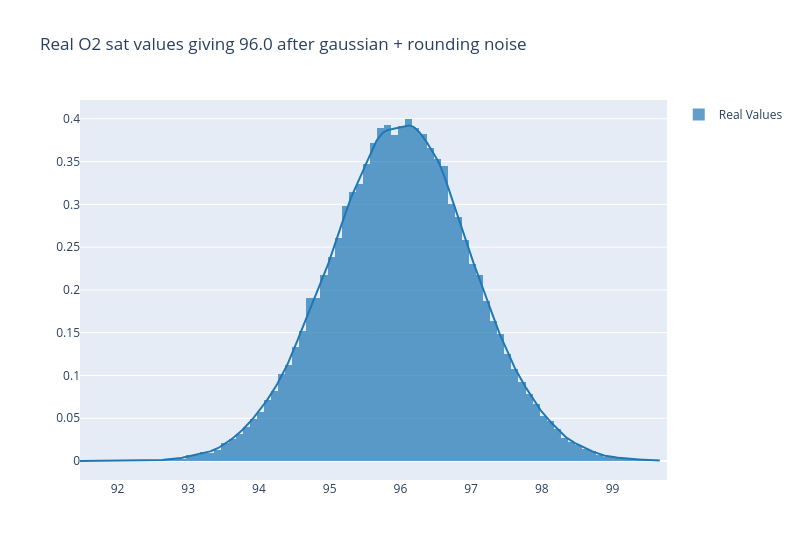
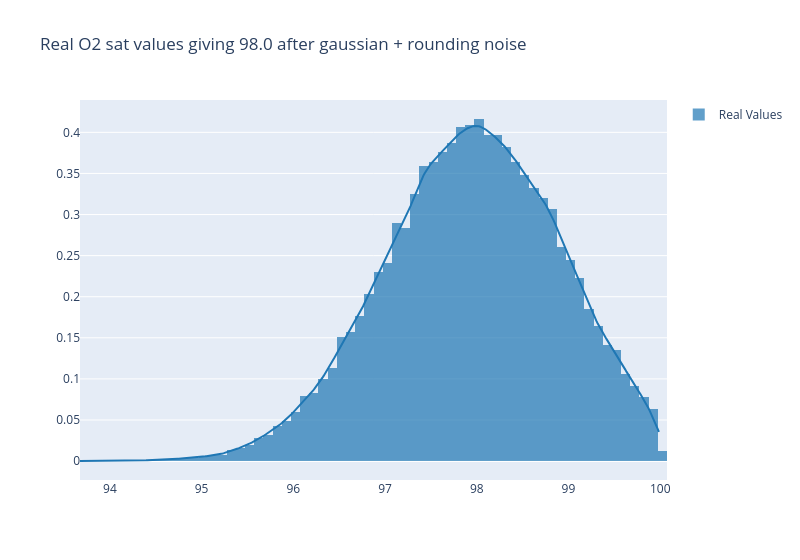
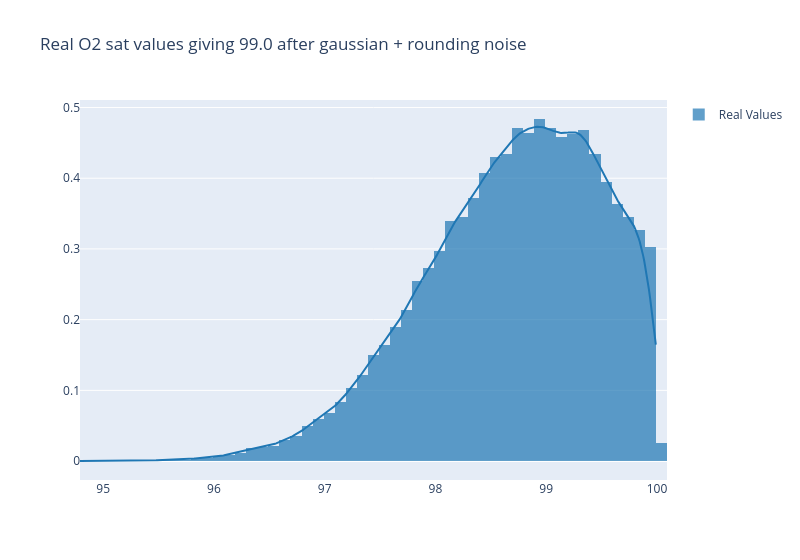

The cell these charts' notebook holds for them, in order:
### Code cell
def generate_o2sat_measurement():
    # Randomly generate a number in the range 90.0-100.0
    real = np.random.uniform(90.0, 100.0)
    # Add gaussian noise to the number with a standard deviation of 1.09
    measured = np.random.normal(real, 1)
    # Round x to the nearest 0.5
    rounded = round(measured * 2) / 2
    return real, measured, rounded


def lookup_real_value(ref=98.0):
    # Repeat 1000 times
    real_arr = np.array([])
    for i in range(1000000):
        # Generate a measurement
        real, measured, rounded = generate_o2sat_measurement()
        # print(real, measured, rounded)
        if rounded == ref:
            real_arr = np.append(real_arr, real)
    # Print the std
    print(f"Std of values giving {ref}: {round(real_arr.std(), 3)}")

    # Plot the distribution of the real values with plotly
    fig = ff.create_distplot(
        [real_arr], ["Real Values"], bin_size=0.1, show_rug=False, show_hist=True
    )
    # fig = px.histogram(real_arr, nbins=100)
    # reduce width
    fig.update_layout(
        width=800,
        title=f"Real O2 sat values giving {str(ref)} after gaussian + rounding noise",
    )
    fig.show()
    return -1


lookup_real_value(96.0)
lookup_real_value(98.0)
lookup_real_value(99.0)

### Figure 1 — Plotly figure (JSON) as saved in the notebook; plotly's stock layout.template omitted (floating-point values rounded to 4 significant figures; data arrays with more than 128 entries replaced by an {"elided": "..."} marker saying what was removed)
{"data": [{"autobinx": false, "histnorm": "probability density", "legendgroup": "Real Values", "marker": {"color": "rgb(31, 119, 180)"}, "name": "Real Values", "opacity": 0.7, "type": "histogram", "x": {"elided": "49857 float values"}, "xaxis": "x", "xbins": {"end": 99.68, "size": 0.1, "start": 91.47}, "yaxis": "y"}, {"legendgroup": "Real Values", "marker": {"color": "rgb(31, 119, 180)"}, "mode": "lines", "name": "Real Values", "showlegend": false, "type": "scatter", "x": {"elided": "500 float values"}, "xaxis": "x", "y": {"elided": "500 float values"}, "yaxis": "y"}], "layout": {"barmode": "overlay", "hovermode": "closest", "legend": {"traceorder": "reversed"}, "title": {"text": "Real O2 sat values giving 96.0 after gaussian + rounding noise"}, "width": 800, "xaxis": {"anchor": "y2", "domain": [0, 1], "zeroline": false}, "yaxis": {"anchor": "free", "domain": [0, 1], "position": 0}}}

### Figure 2 — Plotly figure (JSON) as saved in the notebook; plotly's stock layout.template omitted (floating-point values rounded to 4 significant figures; data arrays with more than 128 entries replaced by an {"elided": "..."} marker saying what was removed)
{"data": [{"autobinx": false, "histnorm": "probability density", "legendgroup": "Real Values", "marker": {"color": "rgb(31, 119, 180)"}, "name": "Real Values", "opacity": 0.7, "type": "histogram", "x": {"elided": "49033 float values"}, "xaxis": "x", "xbins": {"end": 100.0, "size": 0.1, "start": 93.67}, "yaxis": "y"}, {"legendgroup": "Real Values", "marker": {"color": "rgb(31, 119, 180)"}, "mode": "lines", "name": "Real Values", "showlegend": false, "type": "scatter", "x": {"elided": "500 float values"}, "xaxis": "x", "y": {"elided": "500 float values"}, "yaxis": "y"}], "layout": {"barmode": "overlay", "hovermode": "closest", "legend": {"traceorder": "reversed"}, "title": {"text": "Real O2 sat values giving 98.0 after gaussian + rounding noise"}, "width": 800, "xaxis": {"anchor": "y2", "domain": [0, 1], "zeroline": false}, "yaxis": {"anchor": "free", "domain": [0, 1], "position": 0}}}

### Figure 3 — Plotly figure (JSON) as saved in the notebook; plotly's stock layout.template omitted (floating-point values rounded to 4 significant figures; data arrays with more than 128 entries replaced by an {"elided": "..."} marker saying what was removed)
{"data": [{"autobinx": false, "histnorm": "probability density", "legendgroup": "Real Values", "marker": {"color": "rgb(31, 119, 180)"}, "name": "Real Values", "opacity": 0.7, "type": "histogram", "x": {"elided": "42049 float values"}, "xaxis": "x", "xbins": {"end": 100.0, "size": 0.1, "start": 94.79}, "yaxis": "y"}, {"legendgroup": "Real Values", "marker": {"color": "rgb(31, 119, 180)"}, "mode": "lines", "name": "Real Values", "showlegend": false, "type": "scatter", "x": {"elided": "500 float values"}, "xaxis": "x", "y": {"elided": "500 float values"}, "yaxis": "y"}], "layout": {"barmode": "overlay", "hovermode": "closest", "legend": {"traceorder": "reversed"}, "title": {"text": "Real O2 sat values giving 99.0 after gaussian + rounding noise"}, "width": 800, "xaxis": {"anchor": "y2", "domain": [0, 1], "zeroline": false}, "yaxis": {"anchor": "free", "domain": [0, 1], "position": 0}}}
